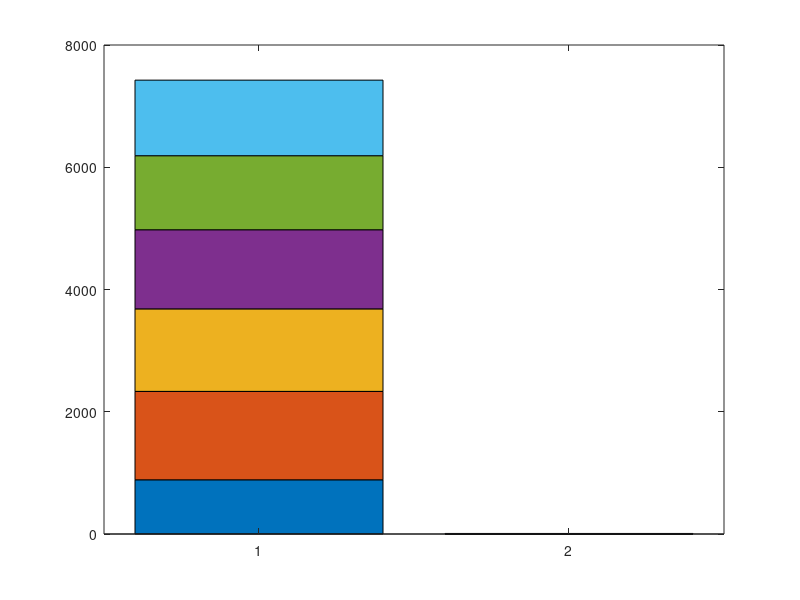

Write the MATLAB code that produced this figure. (Note: this script raises an error after producing the figure.)


% script draw bar
x = [1:6];
cpu = [886.83 1446.52 1349.87 1294.31 1211.58 1236.16] ;
gpu = [1.42 1.67 2.07 1.14 1.11 1.59] ;
bvh = [0.59 0.63 0.58 0.55 0.54 0.68] ;
rt  = [1.42 1.67 2.07 1.14 1.11 1.59] ;
rb  = [14.19 14.63 14.39 14.23 14.33 14.29];

cpu_ = [zeros(2,6); cpu];
gpu_ = [bvh; rt; rb];

datalabels = {'(a)','(b)','(c)','(d)','(e)','(f)'} ;
components = {'RayShooting(CPU)','BVH(GPU)', 'RayTracing(GPU)', 'ReadBack(GPU to CPU)'}

hfig = figure(1); clc; close all
hBarGrp=bar([cpu;gpu],'grouped','stacked');  % six bars, group by 2
off=hBarGrp(2).XOffset;             % hidden property, offset from nominal x
hBar1=bar(x+off,cpu,0.35,'stacked'); % draw first stacked as wanted
hold all                            % hold axes, don't reset color order position
hBar2=bar(x-off,gpu_',0.35,'stacked'); % second with place holder
set(gca, 'YScale', 'log')
set(gca(), 'XTick', [1:6]);
set(gca(), 'XTickLabel', datalabels, 'fontsize', 12);

h_leg = legend( components ) ;
set(h_leg, 'fontsize',12, 'location', 'NorthWest') ;

ylabel('Time (ms)')
xlabel('View')

%saveTightFigure(hfig,'timing_res.pdf')






